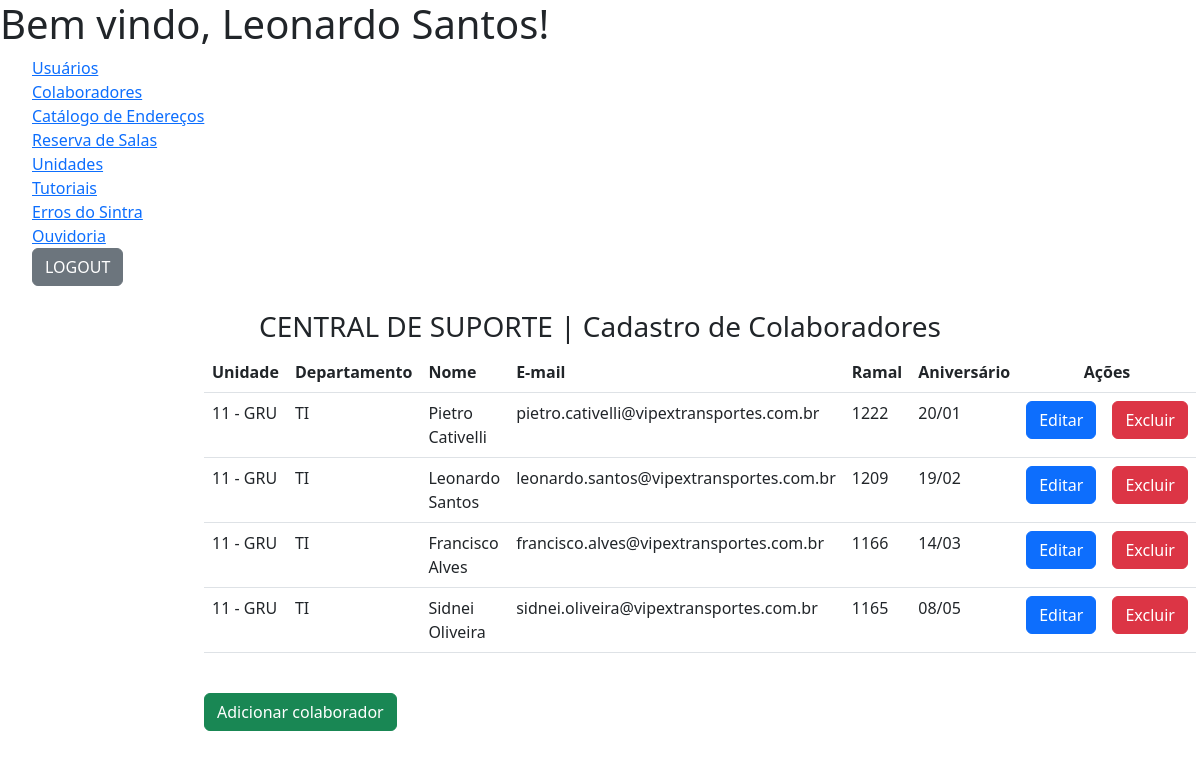
The app's page /admin/pages/colab-list.php (signed in) with its own data.
### tables this page shows
CREATE TABLE `colaboradores` (
  `id` int(11) NOT NULL,
  `fullname` varchar(150) NOT NULL,
  `department` varchar(20) NOT NULL,
  `email` varchar(100) NOT NULL,
  `phone` int(15) NOT NULL,
  `company` varchar(10) NOT NULL,
  `birth` date NOT NULL
);

### admin/pages/colab-list.php (the view, shortened to what this page needs)
<?php
    include_once '../php_action/db_connect.php';
    include_once '../includes/header.php';
?>
    <div class="row no-gutters mt-4">
        <div class="col-12 col-md-8 offset-md-2">
            <h3 class="text-center">CENTRAL DE SUPORTE | Cadastro de Colaboradores</h3>
            <table class="table">
                <thead class="thead-dark">
                    <tr>
                        <th>Unidade</th>
                        <th>Departamento</th>
                        <th>Nome</th>
                        <th>E-mail</th>
                        <th>Ramal</th>
                        <th>Aniversário</th>
                        <th class="text-center" colspan="2">Ações</th>
                    </tr>
                </thead>
                <tbody>
                    <?php
                        $sql = "SELECT * FROM colaboradores";
                        $resultado = mysqli_query($connect, $sql);
                        if(mysqli_num_rows($resultado) > 0):
                        while($dados = mysqli_fetch_array($resultado)):
                    ?>
                    <tr>
                        <td><?php echo $dados['company']; ?></td>
                        <td><?php echo $dados['department']; ?></td>
                        <td><?php echo $dados['fullname']; ?></td>
                        <td><?php echo $dados['email']; ?></td>
                        <td><?php echo $dados['phone']; ?></td>
                        <td><?php echo date('d/m', strtotime($dados['birth'])) ?></td>
                        <td><a href="colab-edit.php?id=<?php echo $dados['id']; ?>" class="btn btn-primary">Editar</a></td>
                        <td><a data-bs-toggle="modal" data-bs-target="#deleteModal<?php echo $dados['id']; ?>" class="btn btn-danger">Excluir</a></td>
                    </tr>
                    <?php
                        endwhile;
                    else : ?>
                        <tr>
                            <td colspan="8" class="text-center">Não existem dados para serem exibidos!</td>
                        </tr>
                    <?php
                        endif;
                    ?>
                </tbody>
            </table>
            <br>
            <a href="colab-add.php" class="btn btn-success">Adicionar colaborador</a>
        </div>
    </div>
<?php
    include_once '../includes/footer.php';
?>

### admin/assets/css/style.css (style rules this page uses)
* { margin: 0; padding: 0; list-style: none; }

### records on screen
colaboradores: company "11 - GRU", department "TI", fullname "Pietro Cativelli", email "pietro.cativelli@vipextransportes.com.br", phone "1222", birth "20/01"
colaboradores: company "11 - GRU", department "TI", fullname "Leonardo Santos", email "leonardo.santos@vipextransportes.com.br", phone "1209", birth "19/02"
colaboradores: company "11 - GRU", department "TI", fullname "Francisco Alves", email "francisco.alves@vipextransportes.com.br", phone "1166", birth "14/03"
colaboradores: company "11 - GRU", department "TI", fullname "Sidnei Oliveira", email "sidnei.oliveira@vipextransportes.com.br", phone "1165", birth "08/05"
